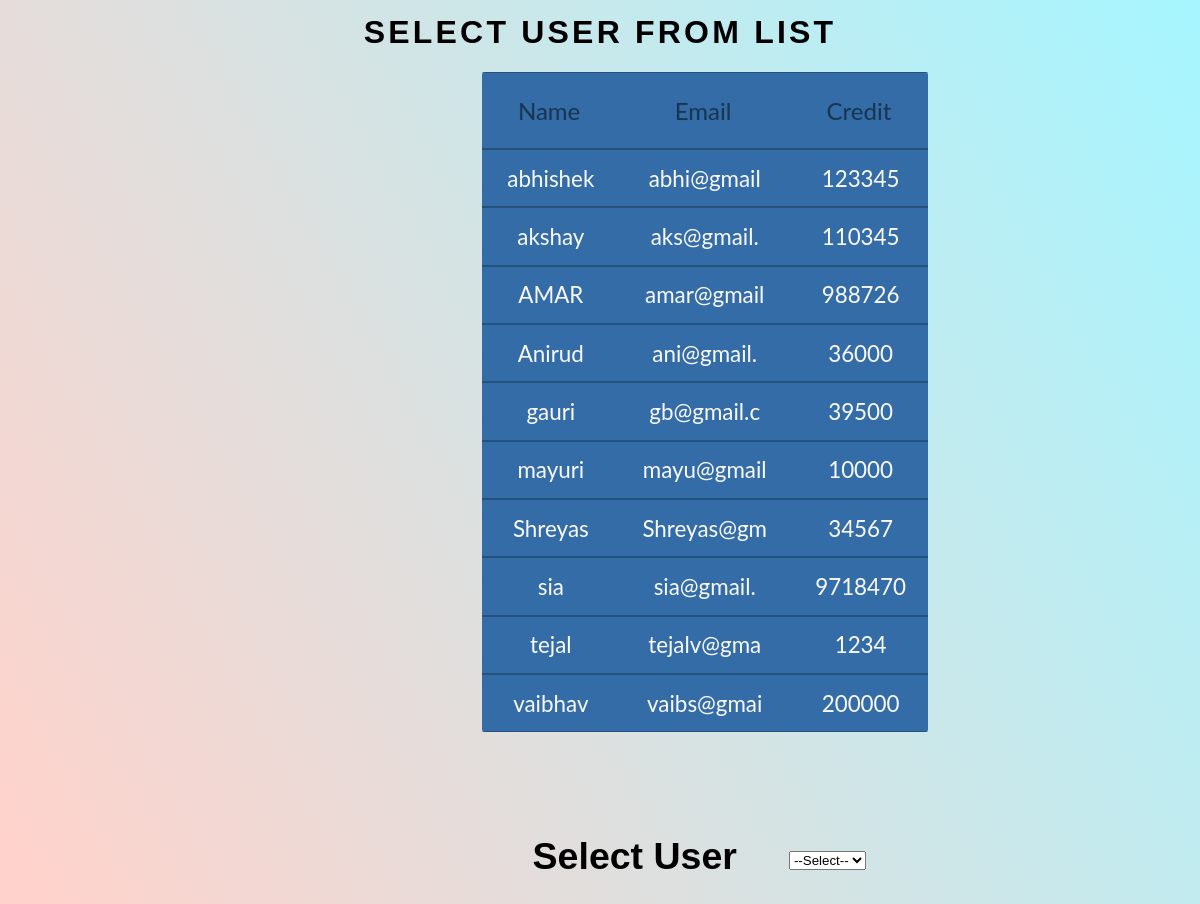
The page /select.php on the database its author committed.
### tables this page shows
CREATE TABLE `bank` (
  `name` varchar(10) NOT NULL,
  `email` varchar(10) NOT NULL,
  `credit` int(20) NOT NULL
);

### select.php (the view, shortened to what this page needs)
<!DOCTYPE html>
<html lang="en">
<head>
       <link rel="stylesheet" href="Assets/css/style.css">
</head>
<body>
<form  action="detail.php" method="post">
    <h1> Select User from list</h1>
    <table class="flat-table flat-table-1">
    <?php
$con=mysqli_connect('localhost','root','','spark_data');
$q="select * from bank ";
$result=mysqli_query($con,$q);
?>
	<thead>
		<th>Name</th>
		<th>Email</th>
		<th>Credit</th>
	</thead>
	<tbody>
		<tr>
        <?php
     $row=mysqli_fetch_array($result);
           ?>
 <td><?php echo  $row["name"]; ?></td>
  <td><?php echo  $row["email"]; ?></td>
  <td><?php echo  $row["credit"]; ?></td>
		</tr>
		<tr>
        <?php
     $row=mysqli_fetch_array($result);
           ?>
 <td><?php echo  $row["name"]; ?></td>
  <td><?php echo  $row["email"]; ?></td>
  <td><?php echo  $row["credit"]; ?></td>
        </tr>
        <tr>
        <?php
     $row=mysqli_fetch_array($result);
           ?>
 <td><?php echo  $row["name"]; ?></td>
  <td><?php echo  $row["email"]; ?></td>
  <td><?php echo  $row["credit"]; ?></td>
        </tr>
        <tr>
        <?php
     $row=mysqli_fetch_array($result);
           ?>
 <td><?php echo  $row["name"]; ?></td>
  <td><?php echo  $row["email"]; ?></td>
  <td><?php echo  $row["credit"]; ?></td>
        </tr>
        <tr>
        <?php
     $row=mysqli_fetch_array($result);
           ?>
 <td><?php echo  $row["name"]; ?></td>
  <td><?php echo  $row["email"]; ?></td>
  <td><?php echo  $row["credit"]; ?></td>
        </tr>
        <tr>
        <?php
     $row=mysqli_fetch_array($result);
           ?>
 <td><?php echo  $row["name"]; ?></td>
  <td><?php echo  $row["email"]; ?></td>
  <td><?php echo  $row["credit"]; ?></td>
        </tr>
        <tr>
        <?php
     $row=mysqli_fetch_array($result);
           ?>
 <td><?php echo  $row["name"]; ?></td>
  <td><?php echo  $row["email"]; ?></td>
  <td><?php echo  $row["credit"]; ?></td>
        </tr>
        <tr>
        <?php
     $row=mysqli_fetch_array($result);
           ?>
 <td><?php echo  $row["name"]; ?></td>
  <td><?php echo  $row["email"]; ?></td>
  <td><?php echo  $row["credit"]; ?></td>
        </tr>
        <tr>
        <?php
     $row=mysqli_fetch_array($result);
           ?>
 <td><?php echo  $row["name"]; ?></td>
  <td><?php echo  $row["email"]; ?></td>
  <td><?php echo  $row["credit"]; ?></td>
        </tr>
        <tr>
        <?php
     $row=mysqli_fetch_array($result);
           ?>
 <td><?php echo  $row["name"]; ?></td>
  <td><?php echo  $row["email"]; ?></td>
  <td><?php echo  $row["credit"]; ?></td>
        </tr>
	</tbody>
</table>
    <div class="view">
<table cellspacing=50px style="position: relative; left: 40%;">
  <tr>
      <td> <h2>Select User</h2></td>
<td>
  <select name="name" onchange="this.form.submit()">
      <option>--Select--</option>
        </select>
      </td>
    </tr>
        </table>
</div>
    </form>
</body>
</html>

### style.css (style rules this page uses)
body { text-align: center; font-family: Arial, Helvetica, sans-serif ; background-color: #ffffff; background-image: url("Assets/images/overlay.png"), -moz-linear-gradient(60deg, rgba(255, 165, 150, 0.5) 5%, rgba(0, 228, 255, 0.35)), url("../../Assets/images/bg.jpg"); background-image: url("Assets/images/overlay.png"), -webkit-linear-gradient(60deg, rgba(255, 165, 150, 0.5) 5%, rgba(0, 228, 255, 0.35)), url("../../Assets/images/bg.jpg"); background-image: url("Assets/images/overlay.png"), -ms-linear-gradient(60deg, rgba(255, 165, 150, 0.5) 5%, rgba(0, 228, 255, 0.35)), url("../../Assets/images/bg.jpg"); background-image: url("Assets/images/overlay.png"), linear-gradient(60deg, rgba(255, 165, 150, 0.5) 5%, rgba(0, 228, 255, 0.35)), url("../../Assets/images/bg.jpg"); background-repeat: repeat, no-repeat, no-repeat; background-size: 100px 100px, cover, cover; background-position: top left, center center, bottom center; background-attachment: fixed, fixed, fixed; }
h1 { font-weight: 600; line-height: 1.5; margin: 0 0 1rem 0; text-transform: uppercase; letter-spacing: 0.2rem; }
.view { margin-top:20px; font-size: 25px; }
.flat-table { margin-bottom: 20px; border-collapse:collapse; font-family: 'Lato', Calibri, Arial, sans-serif; border: none; border-radius: 3px; -webkit-border-radius: 3px; -moz-border-radius: 3px; position: relative; left: 40%; }
.flat-table th, .flat-table td { box-shadow: inset 0 -1px rgba(0,0,0,0.25), inset 0 1px rgba(0,0,0,0.25); }
.flat-table th { font-weight: normal; -webkit-font-smoothing: antialiased; padding: 1em; color: rgba(0,0,0,0.45); text-shadow: 0 0 1px rgba(0,0,0,0.1); font-size: 1.5em; }
.flat-table td { color: #f7f7f7; padding: 0.7em 1em 0.7em 1.15em; text-shadow: 0 0 1px rgba(255,255,255,0.1); font-size: 1.4em; }
.flat-table tr { -webkit-transition: background 0.3s, box-shadow 0.3s; -moz-transition: background 0.3s, box-shadow 0.3s; transition: background 0.3s, box-shadow 0.3s; }
.flat-table-1 { background: #336ca6; }

### rows shown on the page
bank: name "abhishek", email "abhi@gmail", credit "123345"
bank: name "akshay", email "aks@gmail.", credit "110345"
bank: name "AMAR", email "amar@gmail", credit "988726"
bank: name "Anirud", email "ani@gmail.", credit "36000"
bank: name "gauri", email "gb@gmail.c", credit "39500"
bank: name "mayuri", email "mayu@gmail", credit "10000"
bank: name "Shreyas", email "Shreyas@gm", credit "34567"
bank: name "sia", email "sia@gmail.", credit "9718470"
bank: name "tejal", email "tejalv@gma", credit "1234"
bank: name "vaibhav", email "vaibs@gmai", credit "200000"
